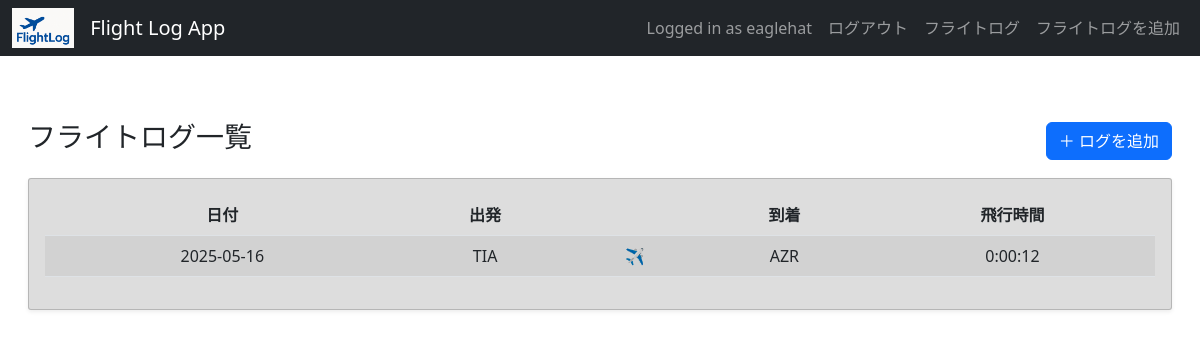
The app's page / (signed in), older data.
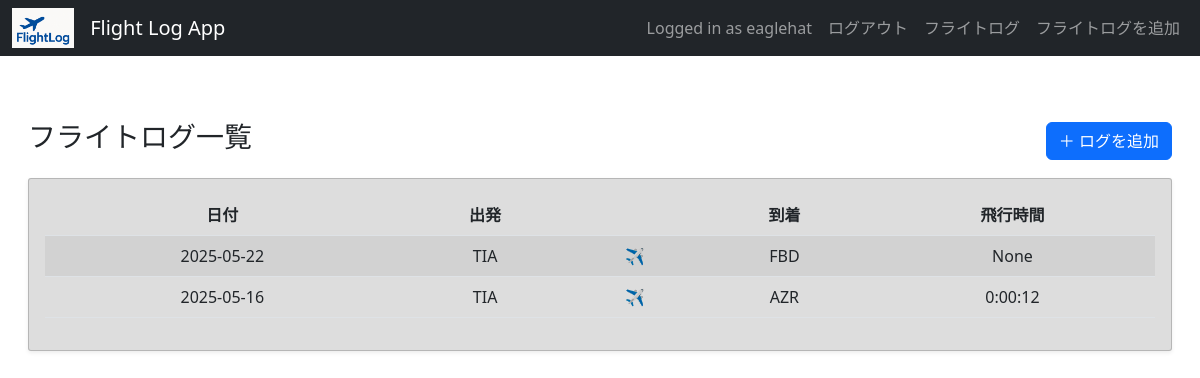
The same page, newer data.
### flightlog/models.py (models this page shows, shortened)
class FlightLog(models.Model):
    user = models.ForeignKey(User, on_delete=models.CASCADE)
    date = models.DateField()
    departure = models.CharField(max_length=100)
    arrival = models.CharField(max_length=100)
    aircraft_type = models.CharField(max_length=50)
    aircraft_reg = models.CharField(max_length=20, blank=True)
    notes = models.TextField(blank=True)
    image = models.ImageField(upload_to='flight_images/', blank=True, null=True)
    airline = models.CharField(max_length=50, blank=True)  # 航空会社
    flight_number = models.CharField(max_length=20, blank=True)  # 便名
    seat_class = models.CharField(max_length=20, blank=True)  # クラス (例: Economy)
    seat_number = models.CharField(max_length=10, blank=True)  # 座席番号
    departure_gate = models.CharField(max_length=10, blank=True)
    departure_spot = models.CharField(max_length=10, blank=True)
    arrival_gate = models.CharField(max_length=10, blank=True)
    arrival_spot = models.CharField(max_length=10, blank=True)
    scheduled_departure = models.DateTimeField(blank=True, null=True)
    scheduled_arrival = models.DateTimeField(blank=True, null=True)
    actual_departure = models.DateTimeField(blank=True, null=True)
    actual_arrival = models.DateTimeField(blank=True, null=True)
    takeoff_time = models.DateTimeField(blank=True, null=True)
    landing_time = models.DateTimeField(blank=True, null=True)
    takeoff_runway = models.CharField(max_length=10, blank=True)
    landing_runway = models.CharField(max_length=10, blank=True)
    flight_level = models.IntegerField(null=True, blank=True)
    total_time = models.DurationField(null=True, blank=True)
    flight_miles = models.IntegerField(null=True, blank=True)

### flightlog/views.py (the view)
# urls.py: path('', views.log_list, name='log_list'),
@login_required
def log_list(request):
    logs = FlightLog.objects.filter(user=request.user).order_by('-date')
    return render(request, 'flightlog/log_list.html', {'logs': logs})

### flightlog/templatetags/custom_filters.py (called while the page is built)
@register.filter(name='extract_iata')
def extract_iata(value):
    if value:
        parts = value.split('/')
        if parts:
            return parts[0]
    return value  # 返す値がない場合、そのまま返す

### flightlog/templates/flightlog/log_list.html
{% extends 'base.html' %}
{% load custom_filters %}
{% block content %}
<div class="container-fluid mt-5 p-3">
  <div class="d-flex justify-content-between align-items-center mb-3">
    <h2 class="fs-3">フライトログ一覧</h2>
    <a href="{% url 'add_log' %}" class="btn btn-primary fs-6">＋ ログを追加</a>
  </div>
  <div class="card shadow-sm">
    <div class="card-body">
      <div class="table-responsive">
        <table class="table table-striped table-hover">
          <thead class="thead-light">
            <tr>
              <th class="text-center text-nowrap">日付</th>
              <th class="text-center text-nowrap">出発</th>
              <th class="text-center text-nowrap"></th>
              <th class="text-center text-nowrap">到着</th>
              <th class="text-center text-nowrap">飛行時間</th>
            </tr>
          </thead>
          <tbody>
            {% for log in logs %}
            <tr>
            <td class="text-center text-nowrap">{{ log.date|date:"Y-m-d" }}</td>
            <td class="text-center text-nowrap">{{ log.departure|extract_iata }}</td>
            <td class="text-center text-nowrap"> ✈ </td>
            <td class="text-center text-nowrap">{{ log.arrival|extract_iata }}</td>
            <td class="text-center text-nowrap">{{ log.total_time }}</td>
            </tr>
            {% empty %}
            <tr>
              <td colspan="5" class="text-center">フライトログはまだ登録されていません。</td>
            </tr>
            {% endfor %}
          </tbody>
        </table>
      </div>
    </div>
  </div>
</div>
{% endblock %}

Row changes from the older to the newer data that the page shows:
added FlightLog: date "2025-05-22", departure|extract_iata "TIA", arrival|extract_iata "FBD", total_time "None"
